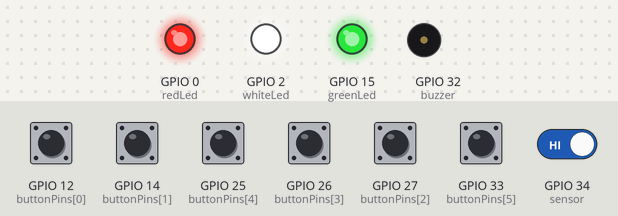
Bench run of a sketch on a simulated ESP32. On the bench: output pins drawn as LEDs (lit = HIGH), buzzer (waves = sounding, pin HIGH). Inputs (shaded band) come from the test bench; at power-on: GPIO 12 (buttonPins[0]), GPIO 14 (buttonPins[1]), GPIO 25 (buttonPins[4]), GPIO 26 (buttonPins[3]), GPIO 27 (buttonPins[2]), GPIO 33 (buttonPins[5]), GPIO 34 (sensor) HIGH. WiFi joins after 1.5 s; servers stay silent unless stated; uploads are accepted with an empty reply; what the sketch prints to the serial monitor is not drawn.

Above: at 0.1 s.
At 2.7 s:
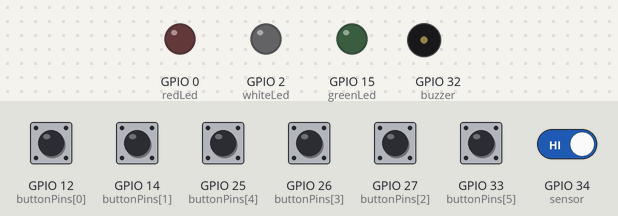
2.8 s: GPIO 12 (buttonPins[0]) pulled LOW for 0.15 s
At 4.2 s:
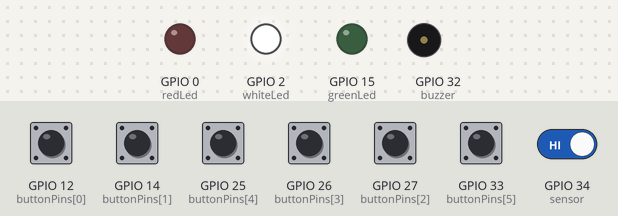
Timing chart, 0 to 11.9 s (numbered marks = the images above; inputs shaded):
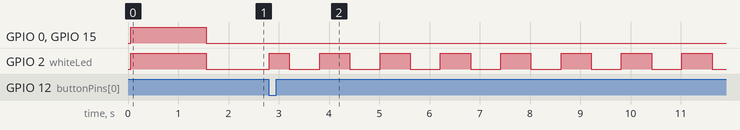

Measured:
- after the input at 2.8 s, GPIO 2 (whiteLed): LOW → HIGH at once, then repeats every 1.2 s: LOW 0.60 s, HIGH 0.60 s

The sketch:

DoorBell_v5.ino
```cpp
#include <SPI.h>            // Importing library for Serial Peripheral Interface Bus
#include <MFRC522.h>        // Importing library for RFID-reader
#include <WiFi.h>           // Importing library for WiFi
#include <HTTPClient.h>     // Importing library for HTTP
#include <ArduinoJson.h>    // Importing library for Json


String TOKEN = "eyJhbGciOiJIUzI1NiJ9.eyJqdGkiOiI1MjI3In0.qmxoTz81LqxwwtambhnmU8PdpDy7LImXuhfdBYw2vq0";  // CoT token
String bellKEY = "1613";  // CoT signal key for the bell
String bellRegister; //stores bell  register

int httpResponseCodeWrite;  // Stores response code from HTTP write function
int httpResponseCodeRead; // Stores response code from HTTP reed function

int bellValue;  // Stores current value for the bell
String bellValueBefore; // Stores all values before "bellValue"
String bellValueAfter;  // Stores all values after "bellValue"

int bellTimeout = 180000; // defines timeout time for doorbell.

const char* ssid = "SkNisse"; // SSID for WiFi hotpost
const char* password = "c71abfee7311";  // Password for WiFi hotpost


char *keyCardUID[] = {"84 D1 D6 31", "82 EA 320D", "7304 E1 F9", "C2 B6 F6 10", "1D 9B04 B0", "44 84 D7 31"}; // UIDs from registred keycards
uint8_t numberOfCards = 6; // Number of registered KeyCards


uint8_t RST_PIN = 17; //MFRC522 RST pin
uint8_t SS_PIN = 5;  //MFRC522 SS pin (SDA)
MFRC522 mfrc522(SS_PIN, RST_PIN);   // Create MFRC522 instance.

// Led input pins
uint8_t greenLed = 15;
uint8_t whiteLed = 2;
uint8_t redLed = 0;


int buttonPins[] = {12,14,27,26,25,33}; // Create array with button pins
uint8_t pinCount = 6; // Number of button pins used

uint8_t buzzer = 32; // buzzer output pin
uint8_t freq = 2000; // buzzer frequency
uint8_t channel = 2; // buzzer PWM channel
uint8_t res = 12;

uint8_t sensor = 34; //motion sensor pin
unsigned long sleepTimer; //

int sleepTimeout = 60000; // sets amount of time before esp goes to sleep

void getWiFi() {  // Sets up WiFi
  WiFi.begin(ssid, password); // Begins WiFi
  Serial.println("Connecting"); // Prints "Connecting"
  while(WiFi.status() != WL_CONNECTED) {  // While WiFi isnt connected

    Serial.print(".");  // Prints "."

    delay(500);
  }
  if(WiFi.status() == WL_CONNECTED){  // If WiFi connected
    Serial.println("Success");  // Prints "Success"
  }
}

void CoTWrite(String KEY, String TOKEN, String value) { // Sends a given value to CoT with given key and token
  if(WiFi.status() == WL_CONNECTED){  // If WifI is established
    HTTPClient http;  // Sets HTTPClient to http;

    String serverPath = "https://circusofthings.com/WriteValue?Key="+String(KEY)+"&Value="+String(value)+"&Token="+String(TOKEN); // Gets together key, value and token into one http server path

    http.begin(serverPath.c_str()); // Starts http with giver server path

    httpResponseCodeWrite = http.GET(); // Gets http response and stores it into "httpResponseCodeWrite"

    http.end(); // Ends http
  }
}

void bellCoTRead(String KEY, String TOKEN,int roomIndex) {  // Reads values from CoT (bell) and stores values into given variables
  const size_t bufferSize = JSON_OBJECT_SIZE(13); // Defines buffer size for json object
  DynamicJsonBuffer jsonBuffer(bufferSize); // Sets up dynamic json buffer from previously defined buffer

  if(WiFi.status() == WL_CONNECTED){  // If WifI is established
    HTTPClient http;  // Sets HTTPClient to http;

    String serverPath = "https://circusofthings.com/ReadValue?Key="+String(KEY)+"&%22&Token="+String(TOKEN);  // Gets together key and token into one http server path

    http.begin(serverPath.c_str()); // Starts http with giver server path

    httpResponseCodeRead = http.GET();  // Gets http response and stores it into "httpResponseCodeRead"

    String payload = http.getString();  // Stores payload from http as string

    JsonObject& root = jsonBuffer.parseObject(payload); // Using Json to decode payload
    double httpResponse = root["Value"]; // Stores "Value" from "payload" into "httpResponse"

    bellRegister = String(httpResponse); // Defines bellRegister as string of "httpResponse"

    bellValueBefore = (bellRegister.substring(0, roomIndex+1));    // Stores all values before "bellValue"
    bellValue = (bellRegister.substring(roomIndex+1, roomIndex+2).toInt());    // Stores current mode for the bell
    bellValueAfter = (bellRegister.substring(roomIndex+2, 7));    // Stores all values after "bellValue"

    http.end(); // Ends http
  }
}

void cardRead(){

  // Look for new RFID cards
  if ( ! mfrc522.PICC_IsNewCardPresent()) {
    return ;
  }
  // Select one of the RFID cards
  if (! mfrc522.PICC_ReadCardSerial()){
    return ;
  }
  String cardID = "";

  buzzerTone(100); // play beep tone for 100ms on buzzer when scanning card

  //read UID from card
  for (byte i = 0; i < mfrc522.uid.size; i++){
    cardID.concat(String(mfrc522.uid.uidByte[i] <0x10 ? "0" : " "));
    cardID.concat(String(mfrc522.uid.uidByte[i], HEX));
  }

  cardID.toUpperCase();

  //Serial.println(cardID);


  //check if cardID matches keyCards
  for (int i = 0; i < numberOfCards; i++){
    if(cardID.substring(1) == keyCardUID[i]) {

      digitalWrite(greenLed,HIGH); // Turn on green LED


      bellCoTRead(bellKEY,TOKEN,i); //read bellergister from CoT


      bellValue = 4; // sets bellValue to 4 to register that user is home.

      bellRegister = (bellValueBefore + bellValue + bellValueAfter); // Updates the register string with the new bellValue
      //Serial.println(bellRegister);

      CoTWrite(bellKEY,TOKEN,bellRegister); // sends updated register to CoT

      digitalWrite(greenLed,LOW); //Turn off green LED
      return;
    }

  }
  //lights red led if RFID card is not registered and plays a series of short beeps
  digitalWrite(redLed,HIGH);
  buzzerTone(100);
  delay(100);
  buzzerTone(100);
  delay(100);
  buzzerTone(100);
  delay(100);
  buzzerTone(100);
  delay(1000);
  digitalWrite(redLed,LOW);
}

void doorBell(){
  unsigned long currentMillis;
  unsigned long prev1Millis;
  unsigned long prev2Millis;
  bool ledState;


  for (int pin = 0; pin < pinCount; pin++){


    if (digitalRead(buttonPins[pin])==LOW){ //checks if button in current iteration is pressed

      //turn on white LED
      ledState = HIGH;
      digitalWrite(whiteLed,ledState);

      //Serial.println(pin + 1);

      bellCoTRead(bellKEY,TOKEN,pin);
      Serial.println(bellRegister);

      bellValue = 1; //sets bell Value to 1

      bellRegister = (bellValueBefore + bellValue + bellValueAfter); // Updates the register string with the new bellValue

      CoTWrite(bellKEY,TOKEN,bellRegister); // sends updated register to CoT
      currentMillis = millis();
      prev1Millis = currentMillis;
      prev2Millis = currentMillis;


      ledState = !ledState;
      digitalWrite(whiteLed,ledState);

      //
      while(currentMillis - prev1Millis < bellTimeout){
        currentMillis = millis();

        //blinks white LED while waiting for response
        if(currentMillis - prev2Millis > 500){
          ledState = !ledState;
          digitalWrite(whiteLed,ledState);
          prev2Millis = currentMillis;
          Serial.println(currentMillis - prev2Millis);
        }

        bellCoTRead(bellKEY,TOKEN,pin); //reads data from CoT

        // Turns on green LED and plays buzzer tone if open door signal is received
        if(bellValue == 2){
          digitalWrite(whiteLed,LOW);
          digitalWrite(greenLed,HIGH);
          buzzerTone(500);
          delay(1000);
          digitalWrite(greenLed,LOW);
          break;
        }
        // Turns on red LED and plays a series of beeps if reject signal is received
        if(bellValue == 3){
          digitalWrite(whiteLed,LOW);
          digitalWrite(redLed,HIGH);
          buzzerTone(100);
          delay(100);
          buzzerTone(100);
          delay(100);
          buzzerTone(100);
          delay(100);
          buzzerTone(100);
          delay(1000);
          digitalWrite(redLed,LOW);
          break;
        }

      }
     digitalWrite(whiteLed,LOW);


    }
  }

}
void buzzerTone(int duration){
  ledcWriteTone(channel, 500); //send signal to buzzer
    delay(duration);
    ledcWriteTone(channel, 0); //stop signal to buzzer
}

void sleep(){
  unsigned long currentMillis = millis();

  //reset sleepTimer if lightsensor is triggered
  if (digitalRead(sensor)==LOW){
    sleepTimer = currentMillis;
  }
  //disconnects wifi and enters deep sleep mode after 2 minutes
  if (currentMillis - sleepTimer > sleepTimeout){

    //Serial.println("sleepmode");
    WiFi.disconnect();
    esp_deep_sleep_start();
    }

}

void setup() {
  Serial.begin(9600);
  SPI.begin();          // Initiate  SPI bus
  mfrc522.PCD_Init();   // Initiate MFRC522

  //Set pinmode Led pins
  pinMode(greenLed,OUTPUT);
  pinMode(whiteLed,OUTPUT);
  pinMode(redLed,OUTPUT);

  // Set pinmode button pins
  for (int pin = 0; pin < pinCount; pin++){
    pinMode(buttonPins[pin],INPUT_PULLUP);
  }
  // set pinMode and initialize buzzer
  pinMode(buzzer, OUTPUT);
  ledcSetup(channel, freq, res);
  ledcAttachPin(buzzer, channel);

  pinMode(sensor,INPUT);

  esp_sleep_enable_ext0_wakeup(GPIO_NUM_34,0); //enable sleep wakeup on IO34

  //power on all leds when initializing wifi
  digitalWrite(whiteLed,HIGH);
  digitalWrite(redLed,HIGH);
  digitalWrite(greenLed,HIGH);

  getWiFi(); // starts wifi

  //power off leds after wifi initialization
  digitalWrite(redLed,LOW);
  digitalWrite(greenLed,LOW);
  digitalWrite(whiteLed,LOW);

  sleepTimer = millis(); //start sleeptimer


}

void loop() {
cardRead();

doorBell();

sleep();

//Serial.println(digitalRead(34));

}
```
